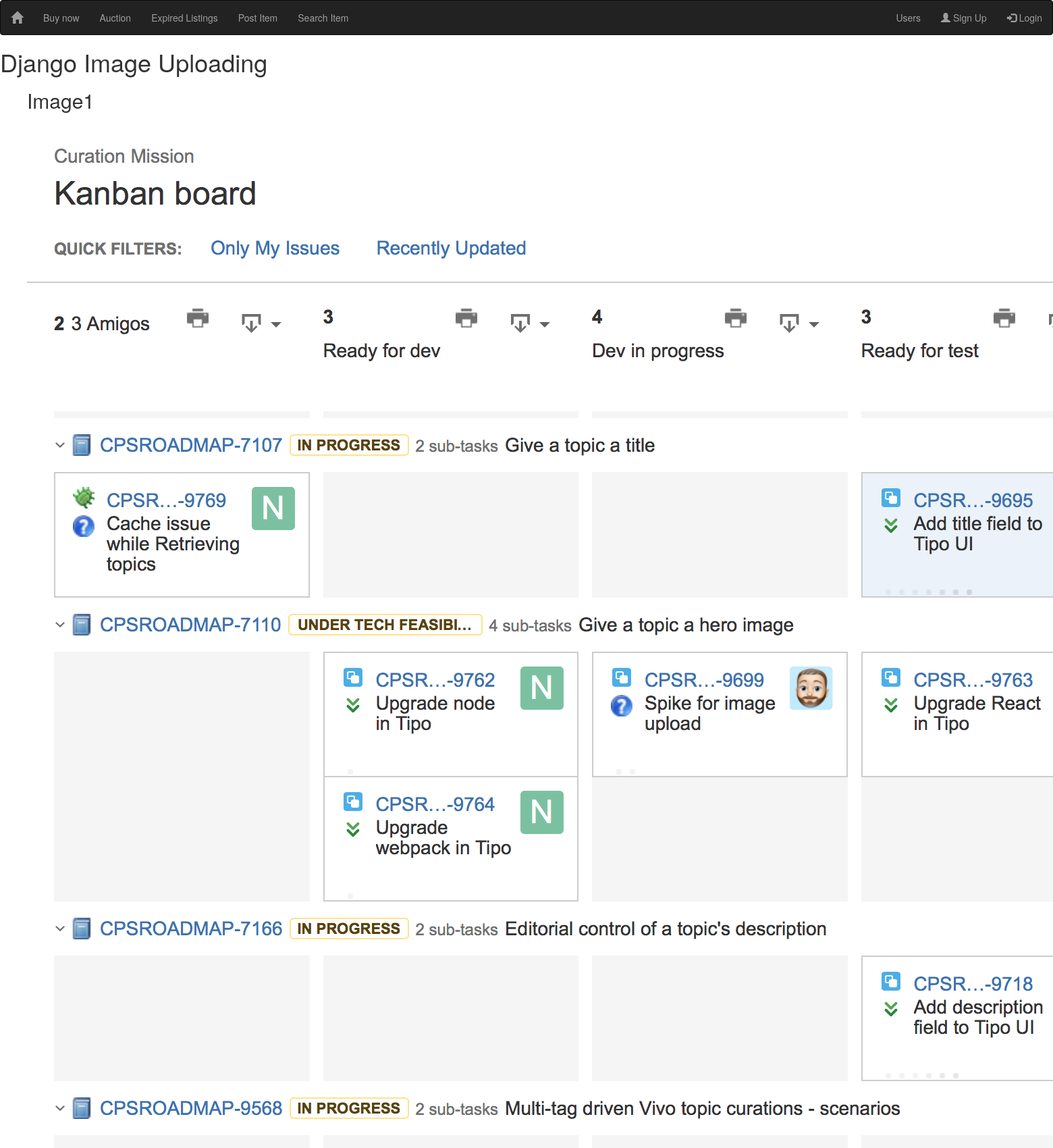
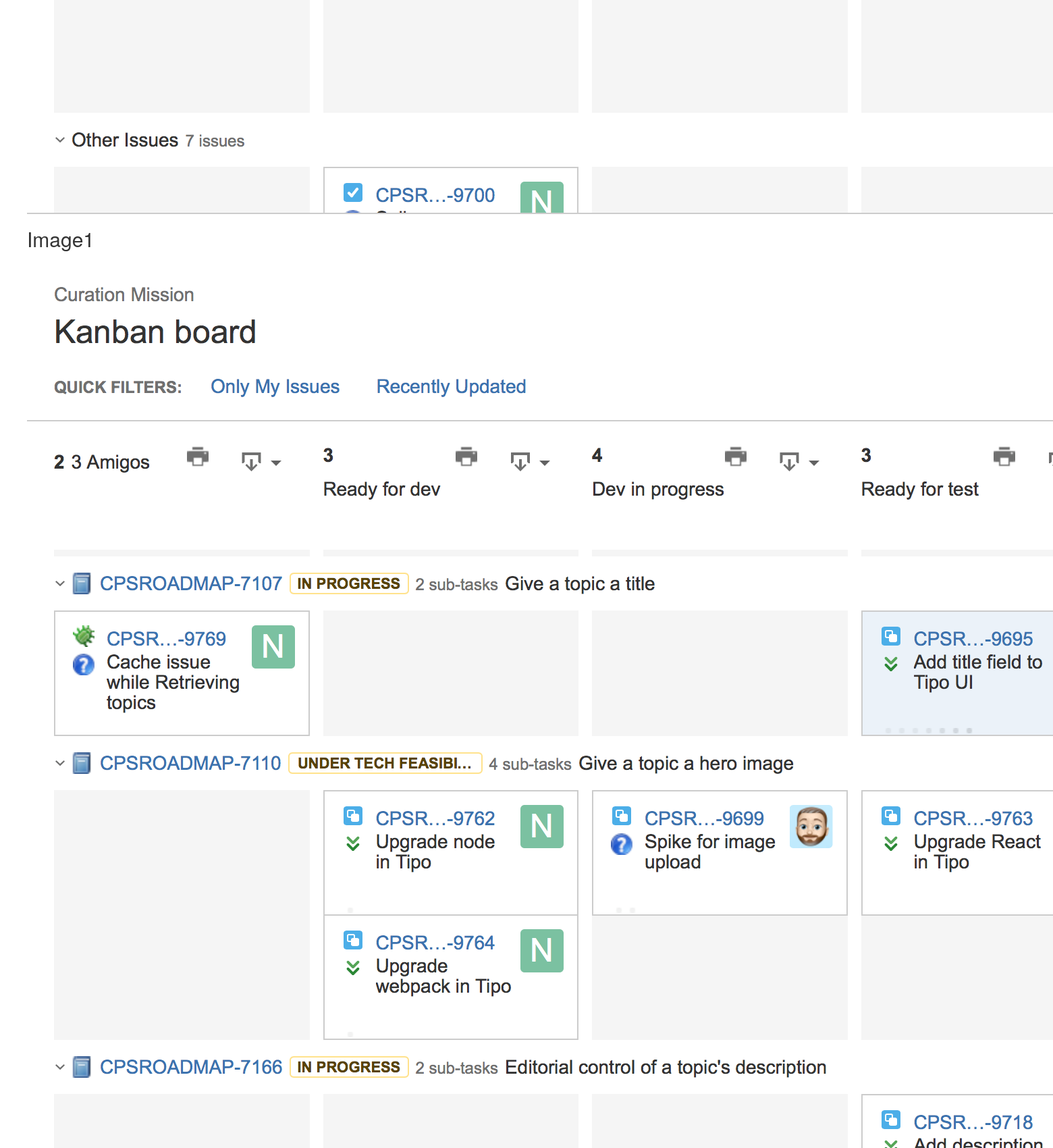
/getitems (upper part), run on the app's committed database (2 pictures, top to bottom).
### auctionsiteapp/models.py (models this page shows, shortened)
class Item(models.Model):
    title = models.TextField()
    description = models.TextField()
    picture = models.ImageField(upload_to='images/')
    price = models.DecimalField(max_digits=10, decimal_places=2, null=True)
    endDate = models.DateTimeField()

### auctionsiteapp/views.py (the view)
# urls.py: path('getitems', views.HomePageView.as_view(), name="getitems"),
class HomePageView(ListView):
    model = Item
    template_name = 'get_items.html'

### auctionsiteapp/templates/get_items.html
{% extends 'base.html' %}
{% block content %}
<h1>Django Image Uploading</h1>
<ul>
  {% for item in object_list %}
    <h2>{{ item.title }}</h2>
    <img src="{{ item.picture.url }}" alt="{{ item.title }}">
  {% endfor %}
</ul>
{% endblock %}

### data on the page
Item: title "Image1", picture (picture)
Item: title "Image1", picture (picture)
